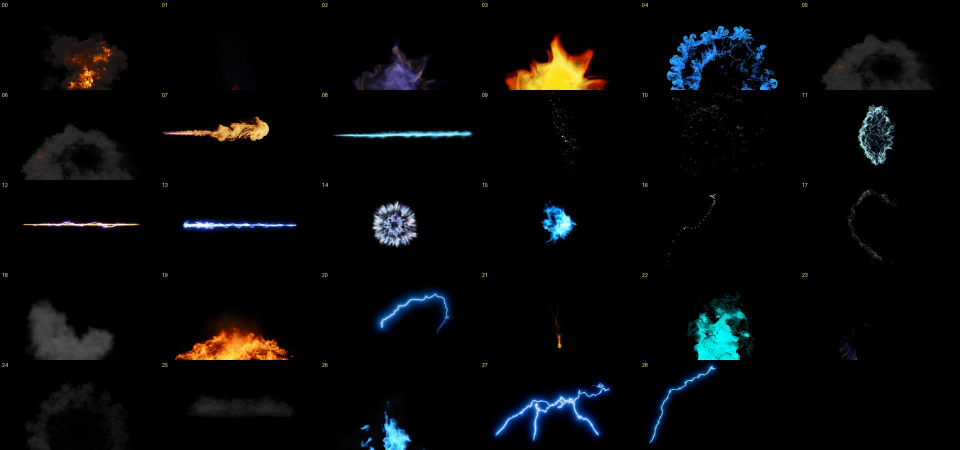
#> input picture mods-propios/poderes-wipss2/samples/hoja.jpg, 1920 x 900 px, given as the content of the folder ../hoja.jpg, which was not available (shown at 1/2 size)
$ python atlas2.py ../hoja.jpg ../hoja.jpg
#> lines starting #> are read from the running program, lines starting #| are printed output that depends on the picture; after the words box and inside, x2 and y2 are one past the last pixel; in counts of white or black regions, pixels touching at a corner belong together
# Hoja 6x6 premultiplicada desde una carpeta de fotogramas (jpg sobre fondo negro).
# uso: atlas2.py carpeta salida.png [gray] [a-b]   a-b = rango de fotogramas (1-based) a usar en vez del auto
# imprime "cw ch"
import sys, glob
from PIL import Image, ImageChops, ImageDraw, ImageFilter
src, out = sys.argv[1], sys.argv[2]
gray = "gray" in sys.argv[3:]
smoke = "smoke" in sys.argv[3:]
gain = float(next((a[5:] for a in sys.argv[3:] if a.startswith("gain=")), "1"))
rng = next((a for a in sys.argv[3:] if "-" in a and a[0].isdigit()), None)
N, CELL = 36, 192
fs = sorted(glob.glob(f"{src}/*.jpg"))
if rng:
    a, b = map(int, rng.split("-")); a -= 1; b -= 1
else:
    lum = [sum(Image.open(f).convert("L").resize((32, 32)).tobytes()) for f in fs]
#> lum = [8386]
    peak = max(lum)
#> peak = 8386
    act = [i for i, v in enumerate(lum) if v > peak * 0.06]
#> act = [0]
    a, b = (act[0], act[-1]) if act else (0, len(fs) - 1)
#> a = 0; b = 0
pick = [fs[a + round(i * (b - a) / (N - 1))] for i in range(N)]
#> pick = 36 items
bbox = None
for f in pick:
    m = Image.open(f).convert("L").point(lambda v: 255 if v > 16 else 0).getbbox()
#> m = (0, 1, 1866, 900)
    if m:
        bbox = m if bbox is None else (min(bbox[0], m[0]), min(bbox[1], m[1]), max(bbox[2], m[2]), max(bbox[3], m[3]))
#> bbox = (0, 1, 1866, 900)
W, H = Image.open(pick[0]).size
#> W = 1920; H = 900
bbox = bbox or (0, 0, W, H)
pad = 8
bbox = (max(0, bbox[0] - pad), max(0, bbox[1] - pad), min(W, bbox[2] + pad), min(H, bbox[3] + pad))
#> bbox = (0, 0, 1874, 900)
bw, bh = bbox[2] - bbox[0], bbox[3] - bbox[1]
#> bw = 1874; bh = 900
if bw >= bh:
    cw, ch = CELL, max(24, round(CELL * bh / bw))
#> cw = 192; ch = 92
else:
    ch, cw = CELL, max(24, round(CELL * bw / bh))
mask = Image.new("L", (cw, ch), 0)
#> mask: PIL image 192x92 L; every value is 0
ImageDraw.Draw(mask).rectangle((5, 5, cw - 6, ch - 6), fill=255)
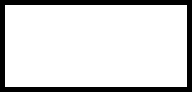
#> mask: PIL image 192x92 L; 84.5% white; 1 black region, box (x1, y1, x2, y2) and area: (0, 0, 192, 92) 2740
mask = mask.filter(ImageFilter.GaussianBlur(3))
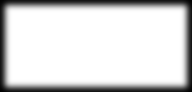
#> mask: PIL image 192x92 L; min 2, max 255, mean 215.2
sheet = Image.new("RGBA", (cw * 6, ch * 6), (0, 0, 0, 0))
#> sheet: PIL image 1152x552 RGBA; every value is 0
for i, f in enumerate(pick):
    im = Image.open(f).convert("RGB").crop(bbox).resize((cw, ch), Image.LANCZOS)
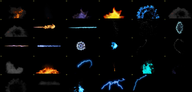
#> im: PIL image 192x92 RGB; mean R, G, B 7.5, 8.5, 8.9
    # negro profundo a 0 (los jpg traen ruido de compresion)
    im = im.point(lambda v: 0 if v < 10 else int((v - 10) * 255 / 245))
    if gain != 1:
        im = im.point(lambda v: min(255, int(v * gain)))
    if smoke:
        # humo: blanco con alfa = densidad; se tine y se mezcla normal (oscurece)
        g = im.convert("L").point(lambda v: min(255, int(v * 3.2)))
        g = ImageChops.multiply(g, mask)
        w = Image.new("L", (cw, ch), 255)
        sheet.paste(Image.merge("RGBA", (w, w, w, g)), ((i % 6) * cw, (i // 6) * ch))
        continue
    if gray:
        g = im.convert("L"); im = Image.merge("RGB", (g, g, g))
    r, g, b = im.split()
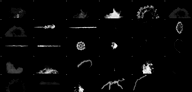
#> g: PIL image 192x92 L; min 0, max 255, mean 7.1
    al = ImageChops.lighter(ImageChops.lighter(r, g), b)
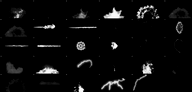
#> al: PIL image 192x92 L; min 0, max 255, mean 10.6
    r, g, b, al = [ImageChops.multiply(c, mask) for c in (r, g, b, al)]
    sheet.paste(Image.merge("RGBA", (r, g, b, al)), ((i % 6) * cw, (i // 6) * ch))
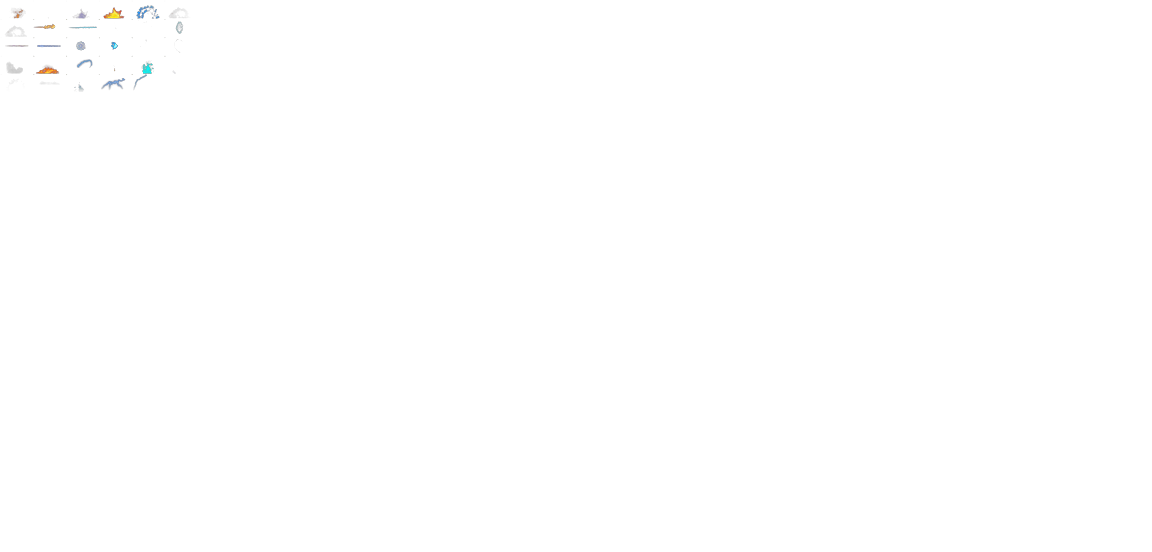
#> sheet: PIL image 1152x552 RGBA; mean R, G, B, A 0.2, 0.2, 0.2, 0.3; transparent parts drawn white
sheet.save(out, optimize=True)
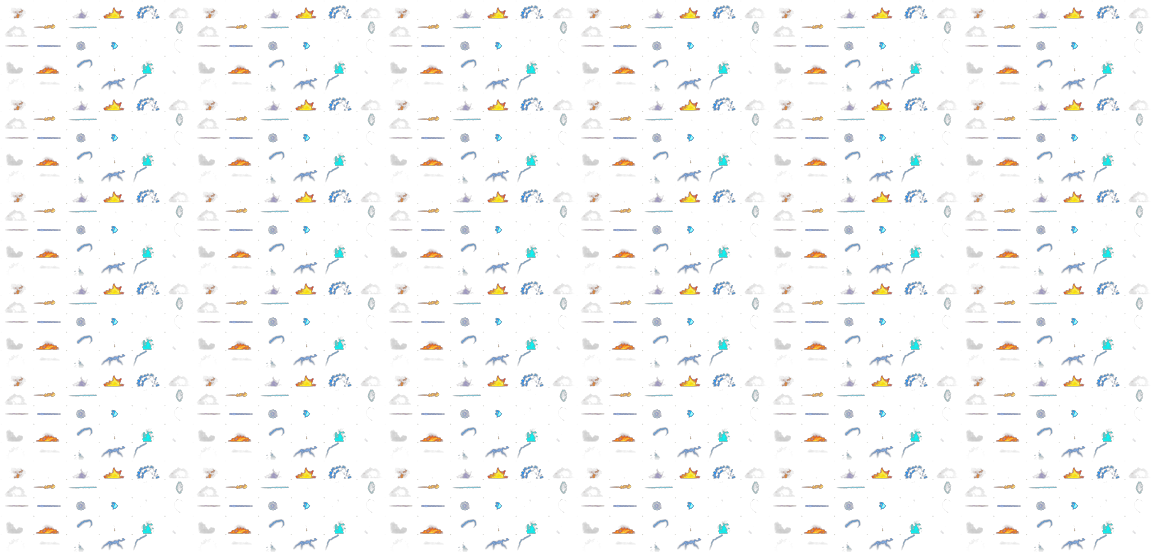
#> saved as hoja.jpg: PIL image 1152x552 RGBA; mean R, G, B, A 5.9, 6.6, 6.7, 9.8; transparent parts drawn white
print(cw, ch)
#| 192 92
